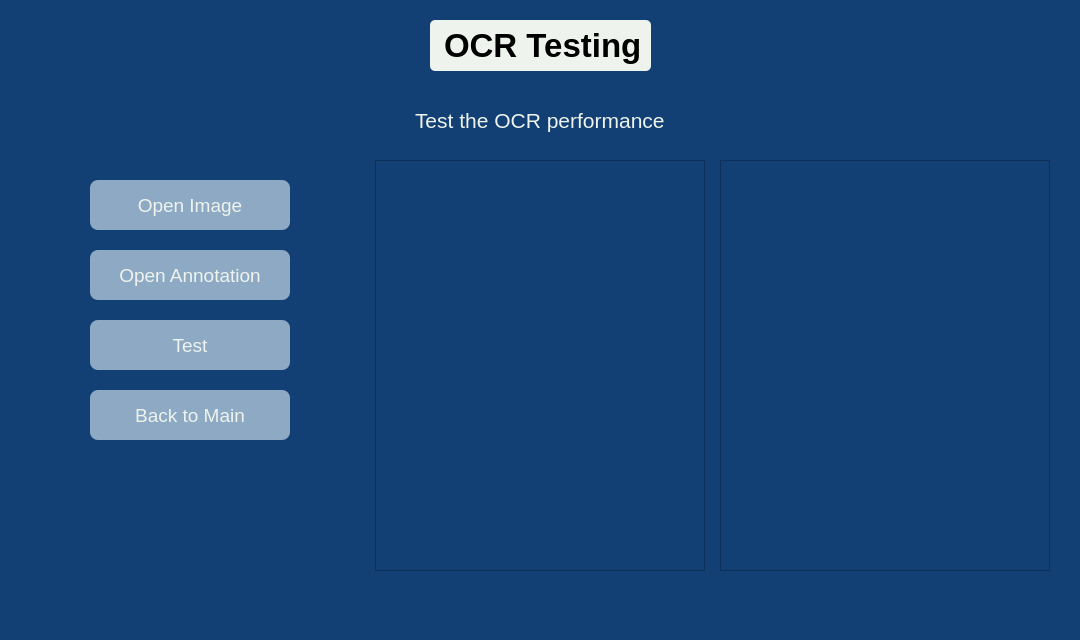
<?xml version="1.0" encoding="UTF-8"?>
<ui version="4.0">
 <class>OCR_App</class>
 <widget class="QMainWindow" name="OCR_App">
  <property name="geometry">
   <rect>
    <x>0</x>
    <y>0</y>
    <width>1080</width>
    <height>640</height>
   </rect>
  </property>
  <property name="windowTitle">
   <string>OCR_App</string>
  </property>
  <property name="styleSheet">
   <string notr="true">background-color: #134074;</string>
  </property>
  <widget class="QWidget" name="centralwidget">
   <widget class="QLabel" name="label">
    <property name="geometry">
     <rect>
      <x>430</x>
      <y>20</y>
      <width>221</width>
      <height>51</height>
     </rect>
    </property>
    <property name="font">
     <font>
      <family>Arial</family>
      <pointsize>25</pointsize>
      <weight>75</weight>
      <bold>true</bold>
     </font>
    </property>
    <property name="styleSheet">
     <string notr="true">color: black; background-color: #eef4ed; padding: 5px; border-radius: 5px; text-align: center;</string>
    </property>
    <property name="text">
     <string>OCR Testing</string>
    </property>
   </widget>
   <widget class="QLabel" name="description">
    <property name="geometry">
     <rect>
      <x>415</x>
      <y>100</y>
      <width>251</width>
      <height>41</height>
     </rect>
    </property>
    <property name="font">
     <font>
      <family>Arial</family>
      <pointsize>16</pointsize>
      <weight>50</weight>
      <bold>false</bold>
     </font>
    </property>
    <property name="styleSheet">
     <string notr="true">color: #eef4ed;</string>
    </property>
    <property name="text">
     <string>Test the OCR performance</string>
    </property>
   </widget>
   <widget class="QPushButton" name="back_btn">
    <property name="geometry">
     <rect>
      <x>90</x>
      <y>390</y>
      <width>200</width>
      <height>50</height>
     </rect>
    </property>
    <property name="font">
     <font>
      <pointsize>14</pointsize>
     </font>
    </property>
    <property name="styleSheet">
     <string notr="true">background-color: #8da9c4; color: #eef4ed; border-radius: 8px;</string>
    </property>
    <property name="text">
     <string>Back to Main</string>
    </property>
   </widget>
   <widget class="QPushButton" name="upload_btn">
    <property name="geometry">
     <rect>
      <x>90</x>
      <y>180</y>
      <width>200</width>
      <height>50</height>
     </rect>
    </property>
    <property name="font">
     <font>
      <pointsize>14</pointsize>
     </font>
    </property>
    <property name="styleSheet">
     <string notr="true">background-color: #8da9c4; color: #eef4ed; border-radius: 8px;</string>
    </property>
    <property name="text">
     <string>Open Image</string>
    </property>
   </widget>
   <widget class="QPushButton" name="annotation_btn">
    <property name="geometry">
     <rect>
      <x>90</x>
      <y>250</y>
      <width>200</width>
      <height>50</height>
     </rect>
    </property>
    <property name="font">
     <font>
      <pointsize>14</pointsize>
     </font>
    </property>
    <property name="styleSheet">
     <string notr="true">background-color: #8da9c4; color: #eef4ed; border-radius: 8px;</string>
    </property>
    <property name="text">
     <string>Open Annotation</string>
    </property>
   </widget>
   <widget class="QPushButton" name="test_btn">
    <property name="geometry">
     <rect>
      <x>90</x>
      <y>320</y>
      <width>200</width>
      <height>50</height>
     </rect>
    </property>
    <property name="font">
     <font>
      <pointsize>14</pointsize>
     </font>
    </property>
    <property name="styleSheet">
     <string notr="true">background-color: #8da9c4; color: #eef4ed; border-radius: 8px;</string>
    </property>
    <property name="text">
     <string>Test</string>
    </property>
   </widget>
   <widget class="ZoomableGraphicsView" name="image_view">
    <property name="geometry">
     <rect>
      <x>375</x>
      <y>160</y>
      <width>330</width>
      <height>411</height>
     </rect>
    </property>
   </widget>
   <widget class="QGraphicsView" name="annotation_view">
    <property name="geometry">
     <rect>
      <x>720</x>
      <y>160</y>
      <width>330</width>
      <height>411</height>
     </rect>
    </property>
   </widget>
  </widget>
  <widget class="QMenuBar" name="menubar">
   <property name="geometry">
    <rect>
     <x>0</x>
     <y>0</y>
     <width>1080</width>
     <height>21</height>
    </rect>
   </property>
  </widget>
  <widget class="QStatusBar" name="statusbar"/>
 </widget>
 <customwidgets>
  <customwidget>
   <class>ZoomableGraphicsView</class>
   <extends>QGraphicsView</extends>
   <header>ZoomableGraphicsView.h</header>
  </customwidget>
 </customwidgets>
 <resources/>
 <connections/>
</ui>
